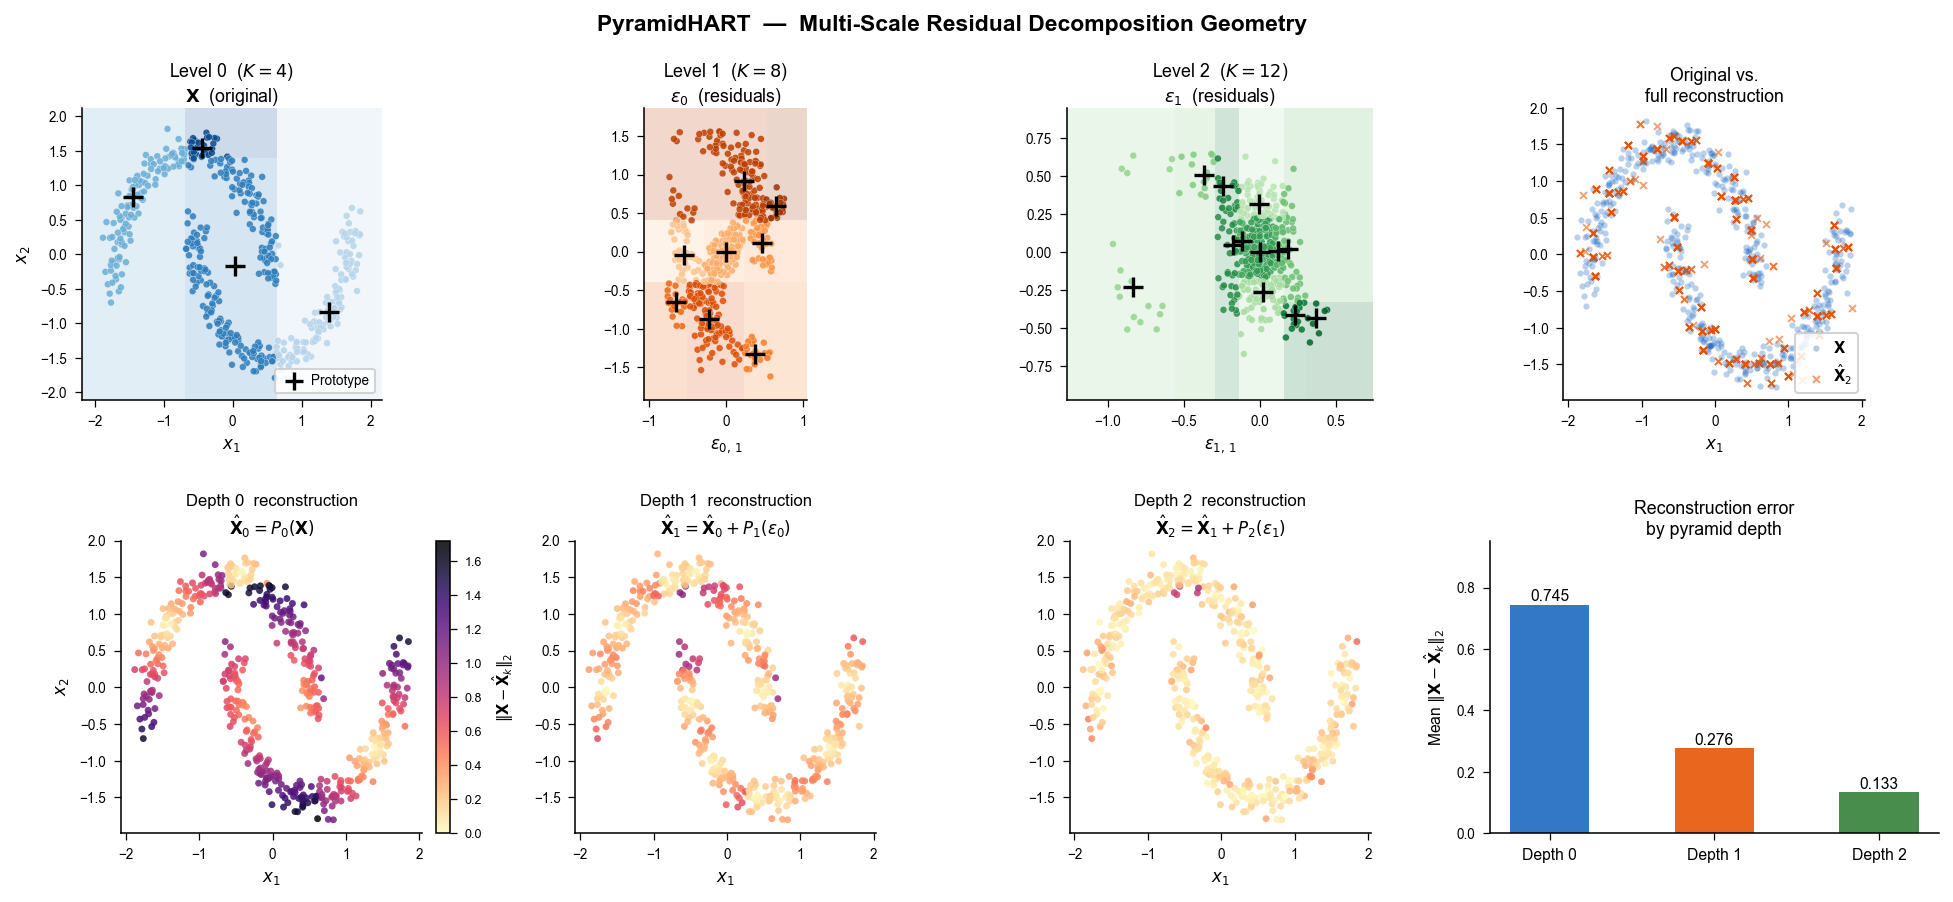

Here is the Python script that generated this plot:
"""
PyramidHART — multi-scale residual geometry figure for LaTeX paper.

Architecture
------------
A residual pyramid where each level fits HART partitioning to the
previous level's residuals:

    X_0 = X                           (original data)
    L0 :  HART(X_0, K=4)  → P_0      (partition → prototype map)
    ε_0 = X_0 − P_0(X_0)             (level-0 residuals)

    L1 :  HART(ε_0, K=8)  → P_1
    ε_1 = ε_0 − P_1(ε_0)             (level-1 residuals)

    L2 :  HART(ε_1, K=12) → P_2
    ε_2 = ε_1 − P_2(ε_1)             (level-2 residuals)

Reconstruction at depth d:
    X̂_d = P_0(X_0) + P_1(ε_0) + ... + P_d(ε_{d-1})

Figure layout  (2 rows × 4 columns)
------------------------------------
Row 0 | partition geometry at each level (scatter + coloured background)
Row 1 | original-space reconstruction error (colour = ‖X − X̂_k‖₂)
      | rightmost panel: error bar chart

Usage
-----
    python notebooks/pyramid_hart_geometry.py

Output
------
    notebooks/pyramid_hart_geometry.pdf
"""

import os
import numpy as np
import matplotlib as mpl
import matplotlib.pyplot as plt
from matplotlib.colors import ListedColormap
from matplotlib.gridspec import GridSpec
from sklearn.tree import DecisionTreeRegressor
from sklearn.datasets import make_moons

# ── Publication-style rcParams ────────────────────────────────────────────────
mpl.rcParams.update({
    'font.family':        'sans-serif',
    'font.sans-serif':    ['Arial', 'Helvetica', 'DejaVu Sans'],
    'font.size':          9,
    'axes.titlesize':     9,
    'axes.labelsize':     8,
    'xtick.labelsize':    7,
    'ytick.labelsize':    7,
    'axes.linewidth':     0.75,
    'axes.spines.top':    False,
    'axes.spines.right':  False,
    'xtick.major.width':  0.6,
    'ytick.major.width':  0.6,
    'figure.dpi':         150,
})

# ── Pyramid hyperparameters ───────────────────────────────────────────────────
N_PARTITIONS = [4, 8, 12]   # K increases with depth
SEED         = 42
_CONSISTENCY = 1.4826        # MAD → σ consistency factor (Gaussian)

# Colour scheme: one hue per level (matches HVRT/HART benchmark palette)
LEVEL_DARK  = ['#1565C0', '#E65100', '#2E7D32']   # scatter / bars
LEVEL_CMAP  = ['Blues',   'Oranges', 'Greens']     # partition background
LEVEL_LABEL = [
    r'Level 0  ($K=4$)',
    r'Level 1  ($K=8$)',
    r'Level 2  ($K=12$)',
]
_BG_ALPHA = 0.20   # partition-background translucency


# ── MAD normalisation ─────────────────────────────────────────────────────────
def _mad_scale(X):
    """Return (X_z, center, scale) using median + 1.4826·MAD."""
    center = np.median(X, axis=0)
    mad    = np.median(np.abs(X - center), axis=0)
    scale  = np.where(mad > 0, _CONSISTENCY * mad, 1.0)
    return (X - center) / scale, center, scale


# ── FastHART synthetic target  O(d) ──────────────────────────────────────────
def _hart_target(X_z):
    """Sum of |z_j|  — FastHART x-component."""
    return np.abs(X_z).sum(axis=1)


# ── Single HART partition level ───────────────────────────────────────────────
def _fit_level(X, n_parts, seed):
    """
    Fit one HART level to X.

    Returns
    -------
    part_ids   (n,)    compact 0-indexed partition assignments
    prototypes (n, d)  per-point partition median (prototype)
    residuals  (n, d)  X − prototype
    tree               fitted DecisionTreeRegressor
    center, scale      MAD parameters (for grid prediction)
    n_actual           number of leaf nodes actually used
    """
    X_z, center, scale = _mad_scale(X)
    target = _hart_target(X_z)

    min_leaf = max(2, len(X) // (n_parts * 8))
    tree = DecisionTreeRegressor(
        criterion     = 'absolute_error',
        max_leaf_nodes= n_parts,
        min_samples_leaf = min_leaf,
        random_state  = seed,
    )
    tree.fit(X_z, target)
    raw_ids = tree.apply(X_z.astype(np.float32))

    # Remap raw leaf IDs → compact 0 … K-1
    uid     = np.unique(raw_ids)
    remap   = {v: i for i, v in enumerate(uid)}
    part_ids = np.array([remap[r] for r in raw_ids])

    # Partition prototypes: column-wise median in *original* X space
    prototypes = np.empty_like(X)
    for pid in range(len(uid)):
        mask = part_ids == pid
        prototypes[mask] = np.median(X[mask], axis=0)

    return part_ids, prototypes, X - prototypes, tree, center, scale, len(uid)


# ── Full PyramidHART ──────────────────────────────────────────────────────────
def fit_pyramid(X):
    """Fit PyramidHART; return list of level dicts."""
    levels, X_cur = [], X.copy()
    for k, n_parts in enumerate(N_PARTITIONS):
        pids, protos, resids, tree, center, scale, n_act = \
            _fit_level(X_cur, n_parts, seed=SEED + k)
        levels.append(dict(
            data       = X_cur,
            part_ids   = pids,
            prototypes = protos,
            residuals  = resids,
            tree       = tree,
            center     = center,
            scale      = scale,
            n_actual   = n_act,
        ))
        X_cur = resids
    return levels


# ── Grid partition prediction (for coloured background) ──────────────────────
def _partition_grid(lev, n_grid=260):
    data   = lev['data']
    margin = 0.30
    xl, xh = data[:, 0].min() - margin, data[:, 0].max() + margin
    yl, yh = data[:, 1].min() - margin, data[:, 1].max() + margin
    xx, yy = np.meshgrid(np.linspace(xl, xh, n_grid),
                         np.linspace(yl, yh, n_grid))
    pts    = np.c_[xx.ravel(), yy.ravel()]
    pts_z  = (pts - lev['center']) / lev['scale']
    raw    = lev['tree'].apply(pts_z.astype(np.float32))
    # Remap to compact IDs (same remap as in _fit_level)
    uid    = np.unique(lev['part_ids'])
    # raw leaf IDs → compact via prototype assignment match
    # Easier: remap raw directly
    uid_raw = np.unique(raw)
    remap   = {v: i for i, v in enumerate(uid_raw)}
    zz      = np.vectorize(remap.get)(raw).reshape(xx.shape)
    return xx, yy, zz, len(uid_raw)


# ── Discrete ListedColormap ───────────────────────────────────────────────────
def _disc_cmap(n, cmap_name, lo=0.30, hi=0.90):
    src  = plt.get_cmap(cmap_name)
    cols = [src(lo + (hi - lo) * i / max(1, n - 1)) for i in range(n)]
    return ListedColormap(cols)


# ── Cumulative reconstruction ─────────────────────────────────────────────────
def _cumulative_recons(levels, X_orig):
    """
    Returns [(X_hat_k, per_point_error_k), ...] for k = 0, 1, 2.

    X_hat_k  = sum of prototypes from levels 0 … k
    error_k  = ‖X_orig − X_hat_k‖₂  per point
    """
    recons, acc = [], np.zeros_like(X_orig)
    for lev in levels:
        acc = acc + lev['prototypes']
        recons.append((acc.copy(),
                       np.linalg.norm(X_orig - acc, axis=1)))
    return recons


# ── Figure ────────────────────────────────────────────────────────────────────
def draw_figure(X, levels, recons, out_path):
    n_lev = len(levels)

    fig = plt.figure(figsize=(14.0, 6.2))
    gs  = GridSpec(2, n_lev + 1, figure=fig,
                   left=0.05, right=0.97,
                   top=0.88, bottom=0.10,
                   wspace=0.10, hspace=0.48)

    # ── Top row: partition geometry ───────────────────────────────────────────
    for k, lev in enumerate(levels):
        ax   = fig.add_subplot(gs[0, k])
        cmap = _disc_cmap(lev['n_actual'], LEVEL_CMAP[k])

        xx, yy, zz, n_grid_parts = _partition_grid(lev)
        # Background: coloured partition regions
        ax.pcolormesh(xx, yy, zz, cmap=cmap, shading='auto',
                      alpha=_BG_ALPHA, zorder=0, rasterized=True)

        # Data scatter coloured by partition
        c_vals = cmap(lev['part_ids'] / max(1, lev['n_actual'] - 1))
        ax.scatter(lev['data'][:, 0], lev['data'][:, 1],
                   c=c_vals, s=11, lw=0.15,
                   edgecolors='white', alpha=0.85, zorder=3)

        # Partition prototypes as black crosses
        proto_pos = np.array([
            np.median(lev['data'][lev['part_ids'] == pid], axis=0)
            for pid in range(lev['n_actual'])
        ])
        ax.scatter(proto_pos[:, 0], proto_pos[:, 1],
                   marker='+', s=100, lw=1.6,
                   c='black', zorder=5,
                   label='Prototype' if k == 0 else None)

        if k == 0:
            data_lbl = r'$\mathbf{X}$  (original)'
        else:
            data_lbl = rf'$\varepsilon_{{{k-1}}}$  (residuals)'
        ax.set_title(f'{LEVEL_LABEL[k]}\n{data_lbl}', fontsize=8.5, pad=3)
        ax.set_xlabel(r'$x_1$' if k == 0 else
                      rf'$\varepsilon_{{{k-1},\,1}}$', fontsize=8)
        ax.set_ylabel(r'$x_2$' if k == 0 else '', fontsize=8)
        ax.set_aspect('equal')
        ax.tick_params(labelsize=6.5)

        if k == 0:
            ax.legend(fontsize=6.5, handletextpad=0.3,
                      loc='lower right', framealpha=0.85,
                      edgecolor='0.8', markerscale=0.9)

    # ── Bottom row: reconstruction error in original-X space ─────────────────
    vmax = recons[0][1].max()   # fix colour scale to depth-0 (worst) error

    for k, (X_hat, err) in enumerate(recons):
        ax = fig.add_subplot(gs[1, k])
        sc = ax.scatter(X[:, 0], X[:, 1],
                        c=err, cmap='magma_r',
                        vmin=0, vmax=vmax,
                        s=11, lw=0, alpha=0.85, zorder=3)
        if k == 0:
            cbar = plt.colorbar(sc, ax=ax, fraction=0.046, pad=0.03,
                                orientation='vertical')
            cbar.set_label(r'$\|\mathbf{X} - \hat{\mathbf{X}}_k\|_2$',
                           fontsize=7)
            cbar.ax.tick_params(labelsize=6)

        if k == 0:
            recon_lbl = r'$\hat{\mathbf{X}}_0 = P_0(\mathbf{X})$'
        else:
            recon_lbl = (rf'$\hat{{\mathbf{{X}}}}_{k} = '
                         rf'\hat{{\mathbf{{X}}}}_{{{k-1}}} + '
                         rf'P_{k}(\varepsilon_{{{k-1}}})$')
        ax.set_title(f'Depth {k}  reconstruction\n{recon_lbl}',
                     fontsize=8.0, pad=3)
        ax.set_xlabel(r'$x_1$', fontsize=8)
        ax.set_ylabel(r'$x_2$' if k == 0 else '', fontsize=8)
        ax.set_aspect('equal')
        ax.tick_params(labelsize=6.5)

    # ── Right column, top: original vs full reconstruction overlay ────────────
    ax_over = fig.add_subplot(gs[0, n_lev])
    X_final = recons[-1][0]
    ax_over.scatter(X[:, 0], X[:, 1],
                    c=LEVEL_DARK[0], s=9, lw=0, alpha=0.30,
                    label=r'$\mathbf{X}$', zorder=2)
    ax_over.scatter(X_final[:, 0], X_final[:, 1],
                    c=LEVEL_DARK[1], s=11, marker='x', lw=0.9, alpha=0.55,
                    label=r'$\hat{\mathbf{X}}_2$', zorder=3)
    ax_over.set_title('Original vs.\nfull reconstruction', fontsize=8.5, pad=3)
    ax_over.set_xlabel(r'$x_1$', fontsize=8)
    ax_over.set_aspect('equal')
    ax_over.tick_params(labelsize=6.5)
    ax_over.legend(fontsize=7, framealpha=0.85, edgecolor='0.8',
                   loc='lower right', handletextpad=0.2)

    # ── Right column, bottom: bar chart of mean error per depth ───────────────
    ax_bar = fig.add_subplot(gs[1, n_lev])
    mean_errs = [float(e.mean()) for _, e in recons]
    bars = ax_bar.bar(
        [f'Depth {k}' for k in range(n_lev)],
        mean_errs,
        color=LEVEL_DARK, width=0.48, alpha=0.88,
    )
    for bar, val in zip(bars, mean_errs):
        ax_bar.text(bar.get_x() + bar.get_width() / 2,
                    val + 0.003,
                    f'{val:.3f}',
                    ha='center', va='bottom', fontsize=7.5)
    ax_bar.set_ylabel(r'Mean $\|\mathbf{X} - \hat{\mathbf{X}}_k\|_2$',
                      fontsize=7.5)
    ax_bar.set_title('Reconstruction error\nby pyramid depth',
                     fontsize=8.5, pad=3)
    ax_bar.set_ylim(0, max(mean_errs) * 1.28)
    ax_bar.tick_params(axis='x', labelsize=7.5)
    ax_bar.tick_params(axis='y', labelsize=6.5)

    # ── Super-title ────────────────────────────────────────────────────────────
    fig.suptitle(
        'PyramidHART  —  Multi-Scale Residual Decomposition Geometry',
        fontsize=11, fontweight='bold',
    )

    fig.savefig(out_path, format='pdf', bbox_inches='tight')
    print(f'Saved: {out_path}')
    plt.close(fig)


# ── Entry point ────────────────────────────────────────────────────────────────
if __name__ == '__main__':
    rng = np.random.default_rng(SEED)

    # Two-moons dataset: noise=0.07 gives clean crescents with some variation
    X, _ = make_moons(n_samples=500, noise=0.07, random_state=SEED)
    # Standardise: zero mean, unit variance on each axis
    X    = (X - X.mean(0)) / X.std(0)

    levels = fit_pyramid(X)
    recons = _cumulative_recons(levels, X)

    # Print partition counts actually achieved
    for k, lev in enumerate(levels):
        actual = lev['n_actual']
        target = N_PARTITIONS[k]
        print(f'Level {k}: {actual}/{target} partitions  '
              f'| residual RMS = {np.sqrt((lev["residuals"]**2).mean()):.4f}')

    mean_errs = [float(e.mean()) for _, e in recons]
    for k, me in enumerate(mean_errs):
        print(f'Depth {k}: mean reconstruction error = {me:.4f}')

    out = os.path.join(os.path.dirname(os.path.abspath(__file__)),
                       'pyramid_hart_geometry.pdf')
    draw_figure(X, levels, recons, out_path=out)
